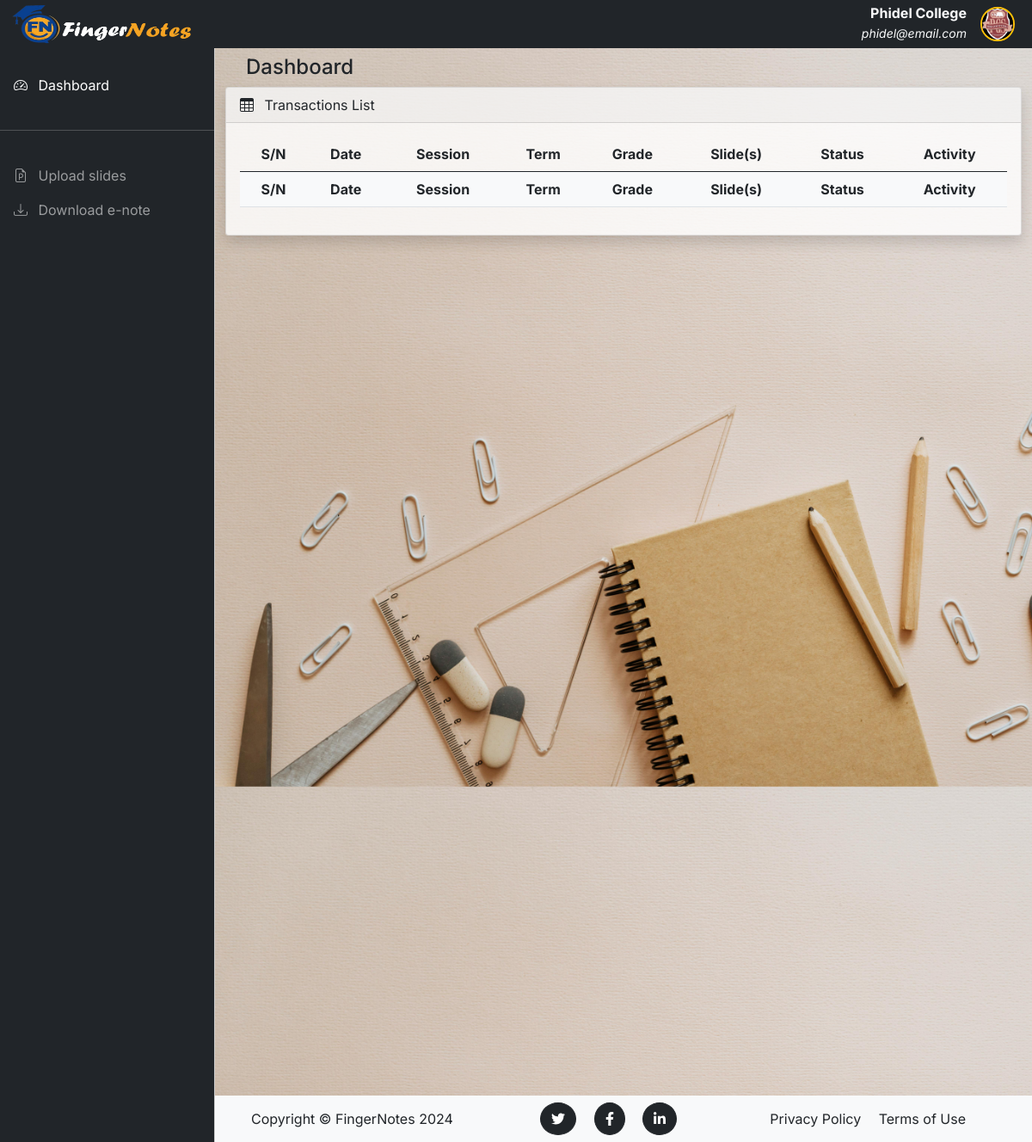
The page /dashboard (signed in) on the database as committed earlier.
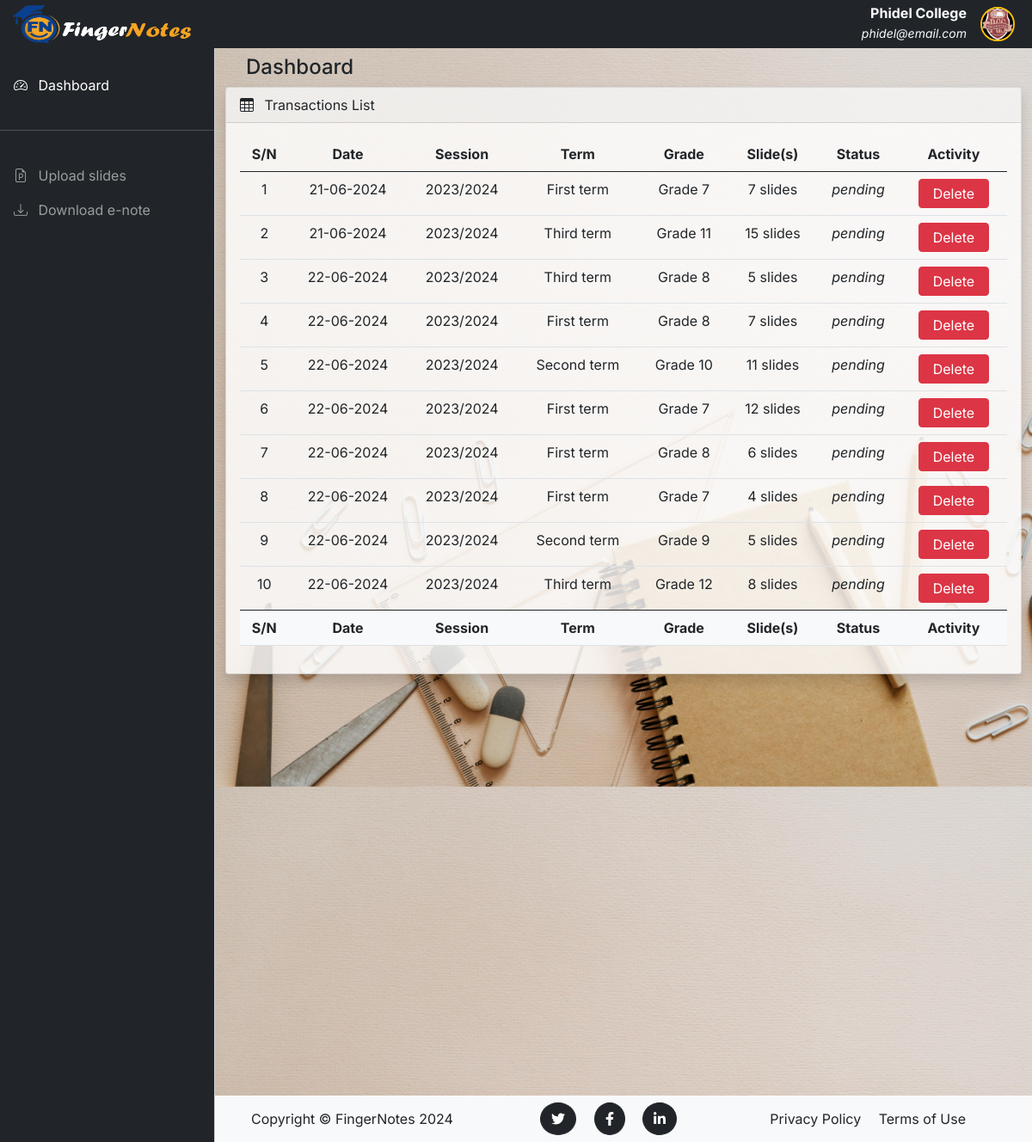
The same page on the database as committed later.
### fingerNotes/models.py (models this page shows, shortened)
class User(db.Model, UserMixin):
    __tablename__ = 'users'
    id = db.Column(db.Integer, primary_key=True)
    school_name = db.Column(db.String(120), nullable=False)
    email = db.Column(db.String(120), nullable=False, unique=True)
    country = db.Column(db.String(100), nullable=False)
    image_file = db.Column(db.String(20), nullable=False, default='default.png')
    password = db.Column(db.String(60), nullable=False)
    telephone_no = db.Column(db.String(14))
    school_address = db.Column(db.String(255))
    school_website = db.Column(db.String(255))
    upload_infos = db.relationship('UploadInfo', backref='user', lazy=True, cascade='all, delete-orphan')

class UploadInfo(db.Model):
    __tablename__ = 'uploads'
    id = db.Column(db.Integer, primary_key=True)
    session = db.Column(db.String(20), nullable=False)
    term = db.Column(db.String(20), nullable=False)
    grade = db.Column(db.String(20), nullable=False)
    status = db.Column(db.String(20), default='pending')
    date = db.Column(db.DateTime, nullable=False, default=datetime.now)
    user_id = db.Column(db.Integer, db.ForeignKey('users.id', name='fk_upload_user'), nullable=False)
    files = db.relationship('File', backref='upload_info', lazy=True, cascade='all, delete-orphan')

### fingerNotes/routes.py (the view)
@app.route("/dashboard")
@login_required
def dashboard():
    uploads = UploadInfo.query.filter_by(user_id=current_user.id).all()
    return render_template("dashboard.html", uploads=uploads)

### fingerNotes/models.py (called while the page is built)
@login_manager.user_loader
def load_user(user_id):
    return User.query.get(int(user_id))

### fingerNotes/templates/dashboard.html (shortened to what this page needs)
{% extends 'base.html' %}
{% set active_page = "dashboard" %}
{% block content %}
  <div class="container-fluid" style="background-color: transparent;">
    <div class="row container">
      <div class="col-md-12">
        <h4>Dashboard</h4>
      </div>
    </div>
    <div class="row" style="background-color: transparent;">
      <div class="col-md-12 mb-3">
        <div class="card shadow" style="background-color: #ffffffd0;">
          <div class="card-header">
            <span><i class="bi bi-table me-2"></i></span> Transactions List
          </div>
          <div class="card-body">
            <div class="table-responsive">
              <table
                id="example"
                class="table table-hover data-table text-center"
                style="width: 100%">
                <thead>
                  <tr>
                    <th>S/N</th>
                    <th>Date</th>
                    <th>Session</th>
                    <th>Term</th>
                    <th>Grade</th>
                    <th>Slide(s)</th>
                    <th>Status</th>
                    <th>Activity</th>
                  </tr>
                </thead>
                <tbody>
                  {% for upload in uploads %}
                  <tr>
                    <td>{{ loop.index }}</td>
                    <td>{{ upload.date.strftime('%d-%m-%Y') }}</td>
                    <td>{{ upload.session }}</td>
                    <td>{{ upload.term }}</td>
                    <td>{{ upload.grade }}</td>
                    <td>{{ upload.files | length }} slides</td>
                    <td><em>{{ upload.status }}</em></td>
                    <td>
                      <a href="{{ url_for('delete_uploads', id=upload.id)}}" class="btn btn-danger py-1 px-3 shadow-none">Delete</a>
                    </td>
                  </tr>
                  {% endfor %}
                </tbody>
                <tfoot>
                  <tr class="bg-light">
                    <th>S/N</th>
                    <th>Date</th>
                    <th>Session</th>
                    <th>Term</th>
                    <th>Grade</th>
                    <th>Slide(s)</th>
                    <th>Status</th>
                    <th>Activity</th>
                  </tr>
                </tfoot>
              </table>
            </div>
          </div>
        </div>
      </div>
    </div>
  </div>
{% endblock%}

### fingerNotes/templates/base.html (shortened to what this page needs)
<!DOCTYPE html>
<html lang="en">
    <head>
        <link rel="stylesheet" type="text/css" href="{{ url_for('static', filename='css/dBaord_css/bootstrap.min.css') }}" />
        <link
            rel="stylesheet"
            href="https://cdn.jsdelivr.net/npm/bootstrap-icons@1.4.1/font/bootstrap-icons.css"
        />
        <link rel="stylesheet" type="text/css" href="{{ url_for('static', filename='css/dBaord_css/dataTables.bootstrap5.min.css') }}" />
        <link rel="stylesheet" type="text/css" href="{{ url_for('static', filename='css/dBaord_css/style.css') }}" />
    </head>
    <body>
        <nav class="navbar navbar-expand-lg navbar-light bg-dark fixed-top py-0">
            <div class="container-fluid">
                <a
                class="navbar-brand me-auto ms-lg-0 ms-3 mx-sm-auto"
                href="{{ url_for('homepage')}}"
                ><img style="width: 210px;height: 45px;" src="{{ url_for('static', filename='img/navbar-logo.png') }}" alt=""></a>
                <div class="collapse navbar-collapse" id="topNavBar">
                    <div class="d-block ms-auto my-lg-0">
                        <h6 class="text-end text-light fw-bolder mb-0">{{ current_user.school_name }}</h6>
                        <em class="text-light"><small>{{ current_user.email }}</small></em>
                    </div>
                    <ul class="navbar-nav">
                        <li class="nav-item dropdown">
                            <a
                                class="nav-link ms-2"
                                href="#"
                                role="button"
                                data-bs-toggle="dropdown"
                                aria-expanded="false"
                            >
                                <img class="rounded-circle border border-2 border-warning" src="{{ url_for('static', filename='img/profile_pics/' + current_user.image_file) }}" width="40px" alt="">
                            </a>
                        </li>
                    </ul>
                </div>
            </div>
        </nav>
        <div
        class="offcanvas offcanvas-start sidebar-nav bg-dark"
        tabindex="-1"
        id="sidebar"
        >
            <div class="offcanvas-body p-0">
                <nav class="navbar-dark">
                    <ul class="navbar-nav">
                        <br>
                        <li>
                            <a href="{{ url_for('dashboard') }}" class="nav-link px-3 {{'active' if active_page == 'dashboard'}}">
                                <span class="me-2"><i class="bi bi-speedometer2"></i></span>
                                <span>Dashboard</span>
                            </a>
                        </li>
                        <li class="my-4"><hr class="dropdown-divider bg-light" /></li>
                        <li>
                            <a href="{{ url_for('upload') }}" class="nav-link px-3 {{'active' if active_page == 'upload'}}">
                                <span class="me-2"><i class="bi bi-file-earmark-ppt"></i></span>
                                <span>Upload slides</span>
                            </a>
                        </li>
                        <li>
                            <a href="{{ url_for('enote_download') }}" class="nav-link px-3 {{'active' if active_page == 'download'}}">
                                <span class="me-2"><i class="bi bi-download"></i></span>
                                <span>Download e-note</span>
                            </a>
                        </li>
                    </ul>
                </nav>
            </div>
        </div>
        <main class="mt-5 pt-3" style="background-image: url(../static/img/backgroundimg.jpg);background-size: 1300px;">
            {% block content %}
            {% endblock %}
            <footer class="footer mt-10 py-2 text-center bg-light me-auto foot">
                <div class="container">
                    <div class="row align-items-center ">
                        <div class="col-lg-3 text-lg-start">Copyright &copy; FingerNotes 2024</div>
                        <div class="col-lg-3 my-3 my-lg-0">
                            <a class="btn btn-dark btn-social rounded-circle mx-2" href="#!" aria-label="Twitter"><i class="fab fa-twitter"></i></a>
                            <a class="btn btn-dark btn-social rounded-circle mx-2" href="#!" aria-label="Facebook"><i class="fab fa-facebook-f"></i></a>
                            <a class="btn btn-dark btn-social rounded-circle mx-2" href="#!" aria-label="LinkedIn"><i class="fab fa-linkedin-in"></i></a>
                        </div>
                        <div class="col-lg-3 text-lg-end">
                            <a class="link-dark text-decoration-none me-3" href="#!">Privacy Policy</a>
                            <a class="link-dark text-decoration-none" href="#!">Terms of Use</a>
                        </div>
                    </div>
                </div>
            </footer>
        </main>
    </body>
</html>

### fingerNotes/static/css/dBaord_css/style.css (style rules this page uses)
body, button { font-family: "Inter", sans-serif; }
:root { --offcanvas-width: 250px; --topNavbarHeight: 55px; }
.sidebar-nav { width: var(--offcanvas-width); }
@media (min-width: 992px) { body { overflow: auto !important; } }
@media (min-width: 992px) { main { margin-left: var(--offcanvas-width); min-height: 160vh; } }
@media (min-width: 992px) { .sidebar-nav { -webkit-transform: none; transform: none; visibility: visible !important; height: calc(100% - var(--topNavbarHeight)); top: var(--topNavbarHeight); } }
.foot { position: fixed; left: 50; bottom: 0; width: 100%; z-index: 10; }

Rows that differ between the two databases and show on the page:
added UploadInfo: date "21-06-2024", session "2023/2024", term "First term", grade "Grade 7", files|length "7", status "pending"
added UploadInfo: date "21-06-2024", session "2023/2024", term "Third term", grade "Grade 11", files|length "15", status "pending"
added UploadInfo: date "22-06-2024", session "2023/2024", term "Third term", grade "Grade 8", files|length "5", status "pending"
added UploadInfo: date "22-06-2024", session "2023/2024", term "First term", grade "Grade 8", files|length "7", status "pending"
added UploadInfo: date "22-06-2024", session "2023/2024", term "Second term", grade "Grade 10", files|length "11", status "pending"
added UploadInfo: date "22-06-2024", session "2023/2024", term "First term", grade "Grade 7", files|length "12", status "pending"
added UploadInfo: date "22-06-2024", session "2023/2024", term "First term", grade "Grade 8", files|length "6", status "pending"
added UploadInfo: date "22-06-2024", session "2023/2024", term "First term", grade "Grade 7", files|length "4", status "pending"
added UploadInfo: date "22-06-2024", session "2023/2024", term "Second term", grade "Grade 9", files|length "5", status "pending"
added UploadInfo: date "22-06-2024", session "2023/2024", term "Third term", grade "Grade 12", files|length "8", status "pending"
